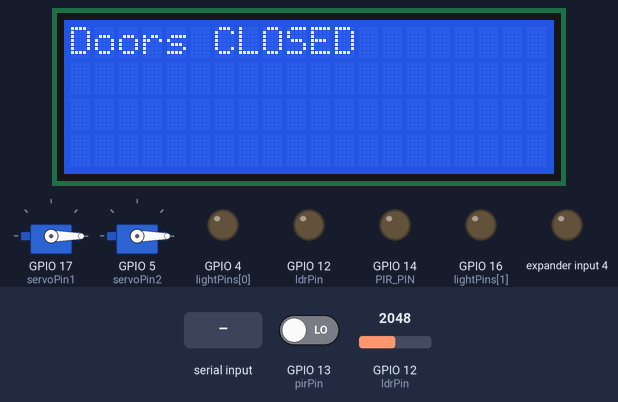
Bench run of a sketch on a simulated ESP32. Parts: 20×4 character LCD, 2 × servo, output pins drawn as LEDs (lit = HIGH). The inputs (shaded band) are chosen by the test bench; at power-on: GPIO 13 (pirPin) LOW, GPIO 12 (ldrPin) = 2048. WiFi joins after 1.5 s; servers stay silent unless stated; nothing arrives over Bluetooth unless stated; what the sketch prints to the serial monitor is not drawn.

Above: at 3.2 s.
3.3 s: GPIO 13 (pirPin) driven HIGH
At 7.4 s:
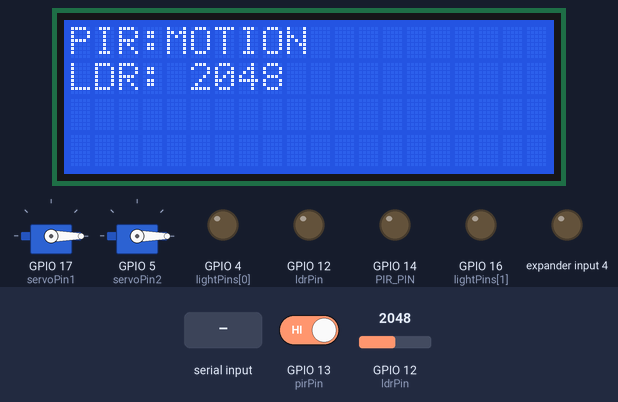
14.9 s: GPIO 12 (ldrPin) set to 491
At 24.1 s:
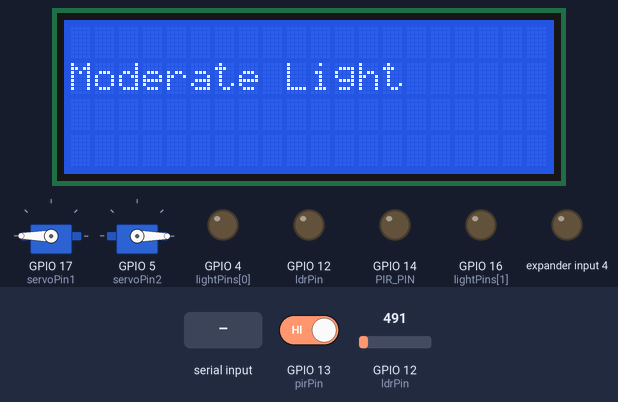
28.6 s: "0" received over the second serial link
At 35.7 s:
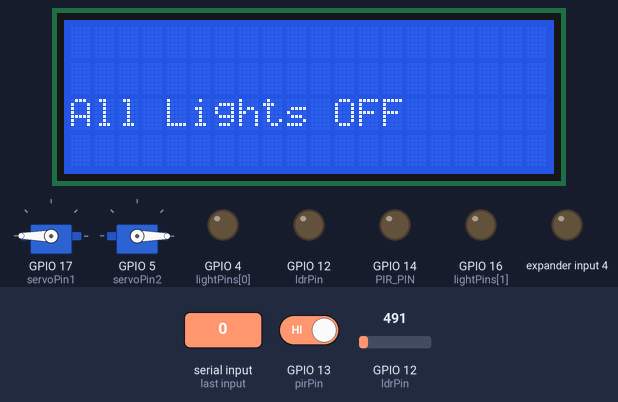
38.7 s: "OFF" received over the second serial link
At 48.1 s:
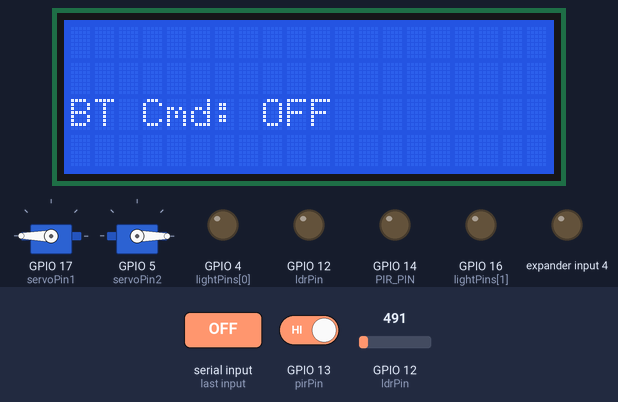
51.1 s: "90,45\n" received over the second serial link
At 60.6 s:
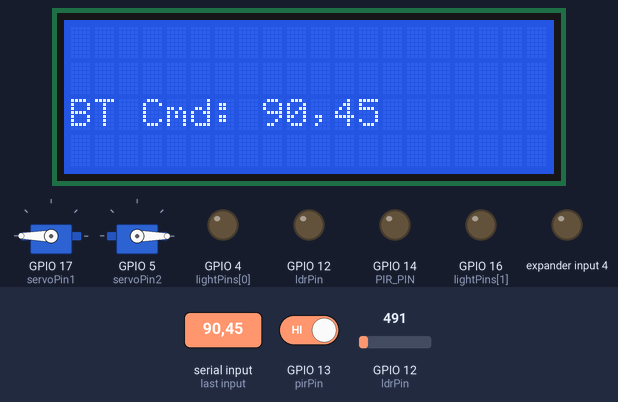
63.5 s: GPIO 13 (pirPin) driven LOW
At 69.1 s:
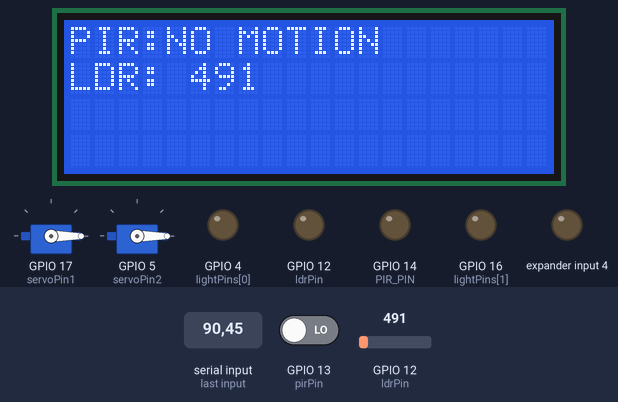
Timing chart, 0 to 70.6 s (numbered marks = the images above; inputs shaded):
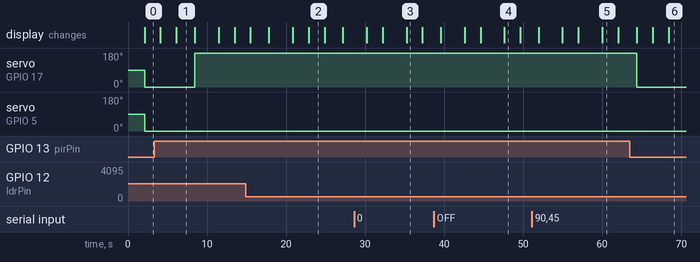

Measured:
- after the input at 3.3 s, servo on GPIO 17 (servoPin1): 0° → 180° after 5.2 s; the display: first differs from a run without the input after 2.8 s (image 1)
- after the input at 63.5 s, servo on GPIO 17 (servoPin1): 180° → 0° after 0.85 s; the display: first changes after 0.86 s (image 6 shows a later state)
- what the display in image 1 shows lasts 2.4 s, from 6.1 s to 8.5 s
- what the display in image 2 shows lasts 2.1 s, from 22.8 s to 24.9 s

The sketch:

Auto-lights_and_door_system.ino
```cpp
#include <LiquidCrystal_I2C.h>
#include <ESP32Servo.h>
#include <BluetoothSerial.h>
#include <ThingSpeak.h>
#include <WiFi.h>

// Pin definitions
const int lightPins[] = {4, 16};
const int PIR_PIN = 14;    // LDR sensor pin
const int ldrPin = 12;
const int pirPin = 13;    // PIR sensor pin
const int servoPin1 = 17; // Servo for the first door
const int servoPin2 = 5;  // Servo for the second door

// Threshold values
const int darkThreshold = 100;   // LDR value for darkness
const int lightThreshold = 500;  // LDR value for bright light

// Instances
LiquidCrystal_I2C lcd(0x27, 20, 4); // LCD for displaying data
Servo servo1;                       // Servo instance for the first door
Servo servo2;                       // Servo instance for the second door
BluetoothSerial SerialBT;           // Bluetooth Serial instance

// Wi-Fi settings
const char* ssid = "netLabs!UG";
const char* password = "netLabs!UGPA55";

// ThingSpeak settings
unsigned long myChannelNumber = 2636639;
const char* myWriteAPIKey = "TNPPZMPSK0Q77SML";
WiFiClient client;

void setup() {
    Serial.begin(115200);
    lcd.init();
    lcd.backlight();

    // Initialize WiFi and connect to network
    WiFi.begin(ssid, password);
    while (WiFi.status() != WL_CONNECTED) {
        delay(1000);
        Serial.println("Connecting to WiFi...");
    }
    Serial.println("Connected to WiFi!");

    // Initialize ThingSpeak
    ThingSpeak.begin(client);

    // Attach servos to pins
    servo1.attach(servoPin1);
    servo2.attach(servoPin2);

    // Initialize light pins
    for (int i = 0; i < 13; i++) {
        pinMode(lightPins[i], OUTPUT);
    }

    pinMode(pirPin, INPUT); // PIR sensor pin

    // Initialize Bluetooth
    if (!SerialBT.begin("smart_connect_remotecontrol")) {
        Serial.println("An error occurred initializing Bluetooth");
    } else {
        Serial.println("Bluetooth Initialized. Waiting for commands...");
    }
}

void loop() {
      // Display on LCD
    lcd.clear();
    lcd.setCursor(0, 3);
    lcd.print("Smart Connect");

    AutoDoor();
    AutoLights();
    BluetoothCommands();

    // Display on LCD
    lcd.clear();
    lcd.setCursor(0, 0);
    lcd.print("PIR:");
    lcd.print(digitalRead(pirPin) == HIGH ? "MOTION" : "NO MOTION");

    int ldrValue = analogRead(ldrPin);
    lcd.setCursor(0, 1);
    lcd.print("LDR: ");
    lcd.print(ldrValue);


    // Send data to ThingSpeak
    ThingSpeak.setField(1, digitalRead(pirPin));
    ThingSpeak.setField(2, ldrValue);
    int x = ThingSpeak.writeFields(myChannelNumber, myWriteAPIKey);
    if (x == 200) {
        Serial.println("Data sent to ThingSpeak successfully!");
    } else {
        Serial.println("Problem sending data. HTTP error code: " + String(x));
    }
        delay(2000); // Short delay to stabilize sensor readings

}

void AutoDoor() {
    int pirStatus = digitalRead(pirPin);

    // Display AutoDoor actions on LCD
    lcd.clear();
    lcd.setCursor(0, 0);
    if (pirStatus == HIGH) {
        Serial.println("Motion Detected");
        servo1.write(180);   // Open the first door
        servo2.write(-180);   // Open the second door
        delay(3000);         // Wait for the doors to fully open
        lcd.print("Doors OPEN ");
    } else {
        Serial.println("No motion detected");
         servo1.write(0);     // Close the first door
        servo2.write(0);     // Close the second door
        lcd.print("Doors CLOSED");
    }
    delay(2000); // Brief pause to display door status
}

void AutoLights() {
    int ldrValue = analogRead(ldrPin);

    // Display AutoLights actions on LCD
    lcd.clear();
    lcd.setCursor(0, 1);
    if (digitalRead(PIR_PIN) == HIGH && ldrValue < darkThreshold) {
        Serial.print("LDR Value: ");
        Serial.print(ldrValue);
        Serial.println(" - Darkness");
        for (int i = 0; i < 13; i++) {
            digitalWrite(lightPins[i], HIGH); // Turn on all lights if it's dark
        }
        lcd.print("Lights ON");
    } else if (ldrValue > lightThreshold) {
        Serial.print("LDR Value: ");
        Serial.print(ldrValue);
        Serial.println(" - Bright Light");
        for (int i = 0; i < 13; i++) {
            digitalWrite(lightPins[i], LOW);  // Turn off all lights if it's bright
        }
        lcd.print("Lights OFF");
    } else {
        Serial.print("LDR Value: ");
        Serial.print(ldrValue);
        Serial.println(" - Moderate Light");
        lcd.print("Moderate Light");
    }
    delay(2000); // Allow the display to be readable
}

void BluetoothCommands() {
    if (SerialBT.available()) {
        String command = SerialBT.readString();
        command.trim(); // Remove any trailing newline characters

        // Display Bluetooth commands on LCD
        lcd.clear();
        lcd.setCursor(0, 2);
        lcd.print("BT Cmd: ");
        lcd.print(command); // Show received Bluetooth command

        if (command.startsWith("L")) {
            int lightNumber = command.substring(1).toInt();
            if (lightNumber >= 1 && lightNumber <= 13) {
                digitalWrite(lightPins[lightNumber - 1], HIGH); // Turn on the specific light
                Serial.print("Light ");
                Serial.print(lightNumber);
                Serial.println(" ON");
                lcd.setCursor(0, 2);
                lcd.print("Light ");
                lcd.print(lightNumber);
                lcd.print(" ON ");
            }
        } else if (command.startsWith("OFF")) {
            int lightNumber = command.substring(3).toInt();
            if (lightNumber >= 1 && lightNumber <= 13) {
                digitalWrite(lightPins[lightNumber - 1], LOW); // Turn off the specific light
                Serial.print("Light ");
                Serial.print(lightNumber);
                Serial.println(" OFF");
                lcd.setCursor(0, 2);
                lcd.print("Light ");
                lcd.print(lightNumber);
                lcd.print(" OFF");
            }
        } else if (command == "L") {
            for (int i = 0; i < 13; i++) {
                digitalWrite(lightPins[i], HIGH); // Turn on all lights
            }
            Serial.println("All Lights ON");
            lcd.setCursor(0, 2);
            lcd.print("All Lights ON");
        } else if (command == "0") {
            for (int i = 0; i < 13; i++) {
                digitalWrite(lightPins[i], LOW); // Turn off all lights
            }
            Serial.println("All Lights OFF");
            lcd.setCursor(0, 2);
            lcd.print("All Lights OFF");
        } else if (command == "O") {
            servo1.write(180);
            servo2.write(180);
            Serial.println("Doors OPEN");
            lcd.setCursor(0, 2);
            lcd.print("Doors OPEN");
        } else if (command == "C") {
            servo1.write(0);
            servo2.write(0);
            Serial.println("Doors CLOSED");
            lcd.setCursor(0, 2);
            lcd.print("Doors CLOSED");
        }
        delay(2000); // Allow the display to show the command for a short time
    }
}
```
